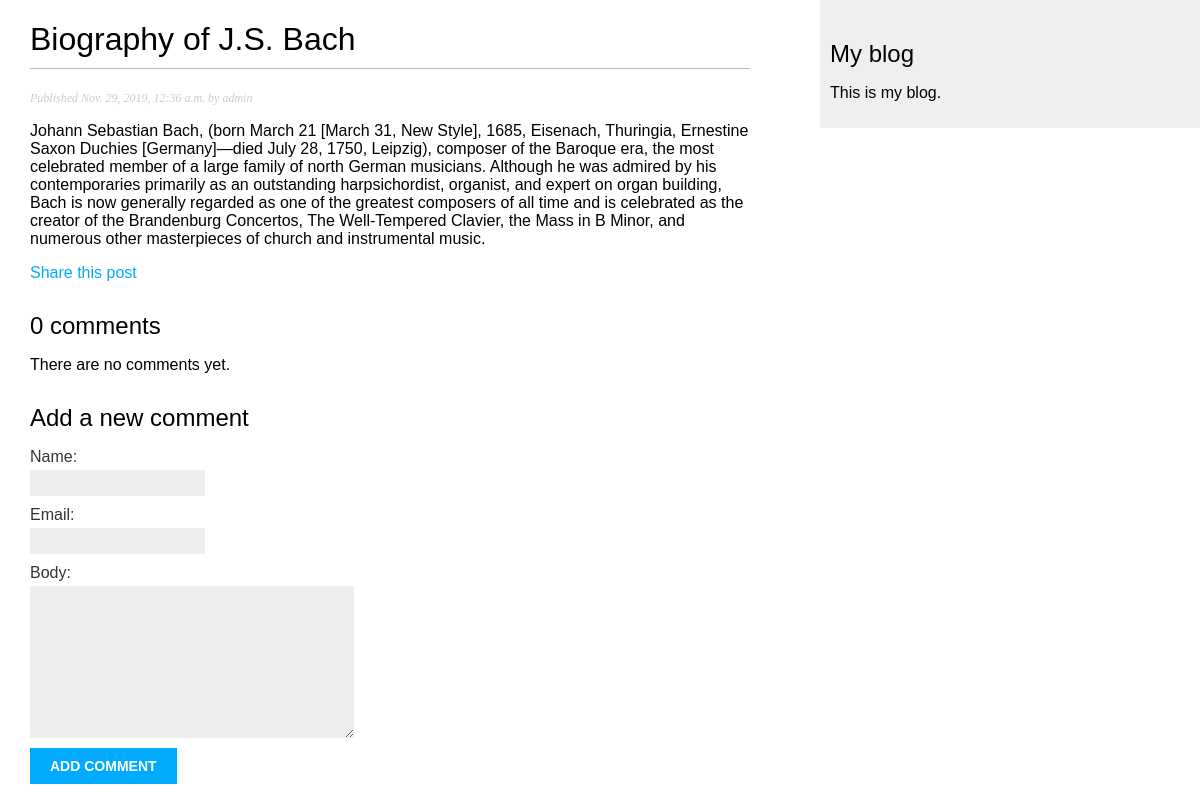
The app's page /blog/2019/11/29/biography-js-bach/, older data.
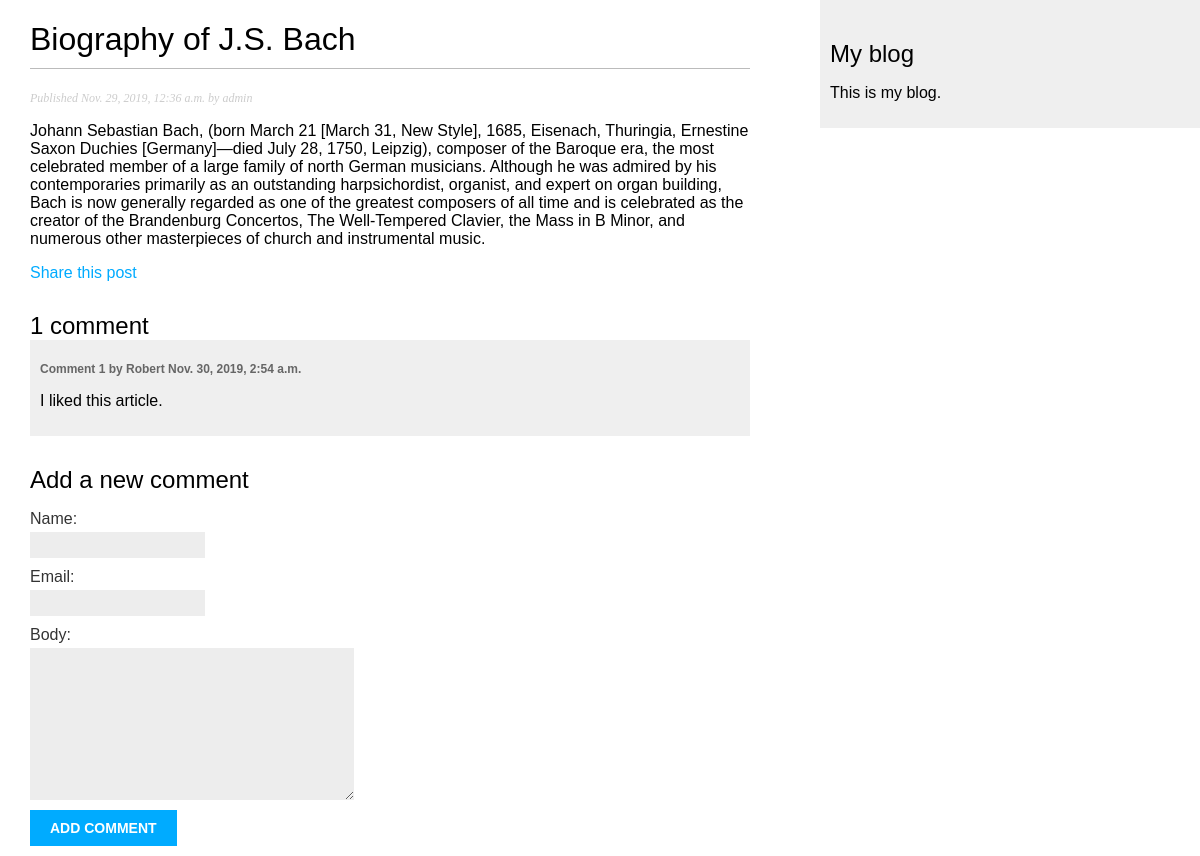
The same page, newer data.
### blog/models.py (models this page shows, shortened)
class Comment(models.Model):
    post = models.ForeignKey('Post', on_delete=models.CASCADE, related_name='comments')
    name = models.CharField(max_length=80)
    email = models.EmailField()
    body = models.TextField()
    created = models.DateTimeField(auto_now_add=True)
    updated = models.DateTimeField(auto_now=True)
    active = models.BooleanField(default=True)
    class Meta:
        ordering = ('created',)

### blog/views.py (the view)
# urls.py: path('<int:year>/<int:month>/<int:day>/<slug:post>/', views.post_detail, name='post_detail'),
def post_detail(request, year, month, day, post):
    post = get_object_or_404(Post, slug=post, status='published', publish__year=year, publish__month=month, publish__day=day)
    comments = post.comments.filter(active=True)
    new_comment = None
    if request.method == 'POST':
        comment_form = CommentForm(data=request.POST)
        if comment_form.is_valid():
            new_comment = comment_form.save(commit=False)
            new_comment.post = post
            new_comment.save()
    else:
        comment_form = CommentForm()
    return render(request,
                  'blog/post/detail.html',
                  {'post': post,
                   'comments': comments,
                   'new_comment': new_comment,
                   'comment_form': comment_form})

### blog/forms.py
class CommentForm(forms.ModelForm):
    class Meta:
        model = Comment
        fields = ('name', 'email', 'body')

### blog/templates/blog/post/detail.html (shortened to what this page needs)
{% extends 'blog/base.html' %}
{% block content %}
<h1>{{ post.title }}</h1>
<p class="date">
  Published {{ post.publish }} by {{ post.author }}
</p>
{{ post.body|linebreaks }}
<p>
  <a href="{% url "blog:post_share" post.id %}">Share this post</a>
</p>
{% with comments.count as total_comments %}
  <h2>
    {{ total_comments }} comment{{ total_comments|pluralize }}
  </h2>
{% endwith %}
{% for comment in comments %}
  <div class="comment">
    <p class="info">
      Comment {{ forloop.counter }} by {{ comment.name }}
      {{ comment.created }}
    </p>
    {{ comment.body|linebreaks }}
  </div>
{% empty %}
  <p>There are no comments yet.</p>
{% endfor %}
{% if new_comment %}
  <h2>Your comment has been added.</h2>
{% else %}
  <h2>Add a new comment</h2>
  <form action="." method="post">
    {{ comment_form.as_p }}
    <p><input type="submit" value="Add comment"></p>
  </form>
{% endif %}
{% endblock content %}

Row changes from the older to the newer data that the page shows:
added Comment: name "Robert", created "Nov. 30, 2019, 2:54 a.m.", body "I liked this article."
Text that changed along with them:
{{ total_comments }}: "0" → "1"
text no longer shown: "There are no comments yet."
